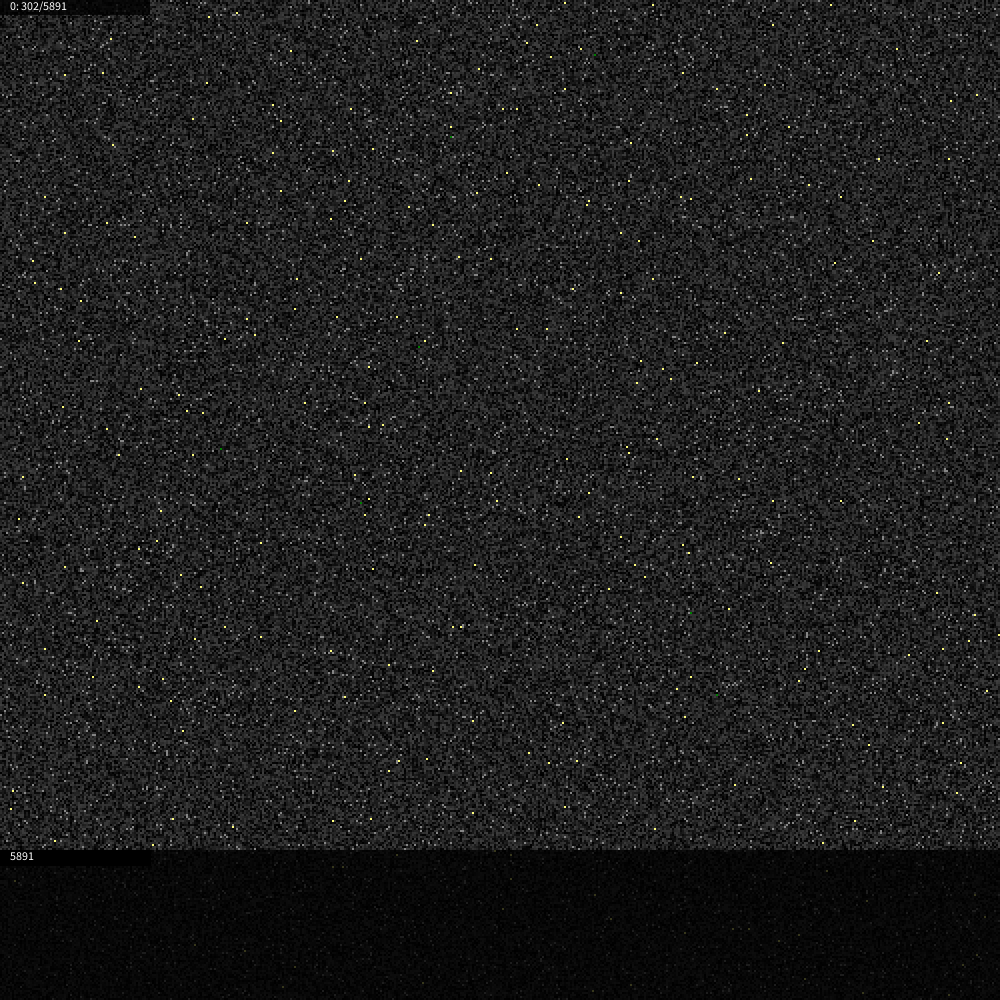
Frame 1 (no input)
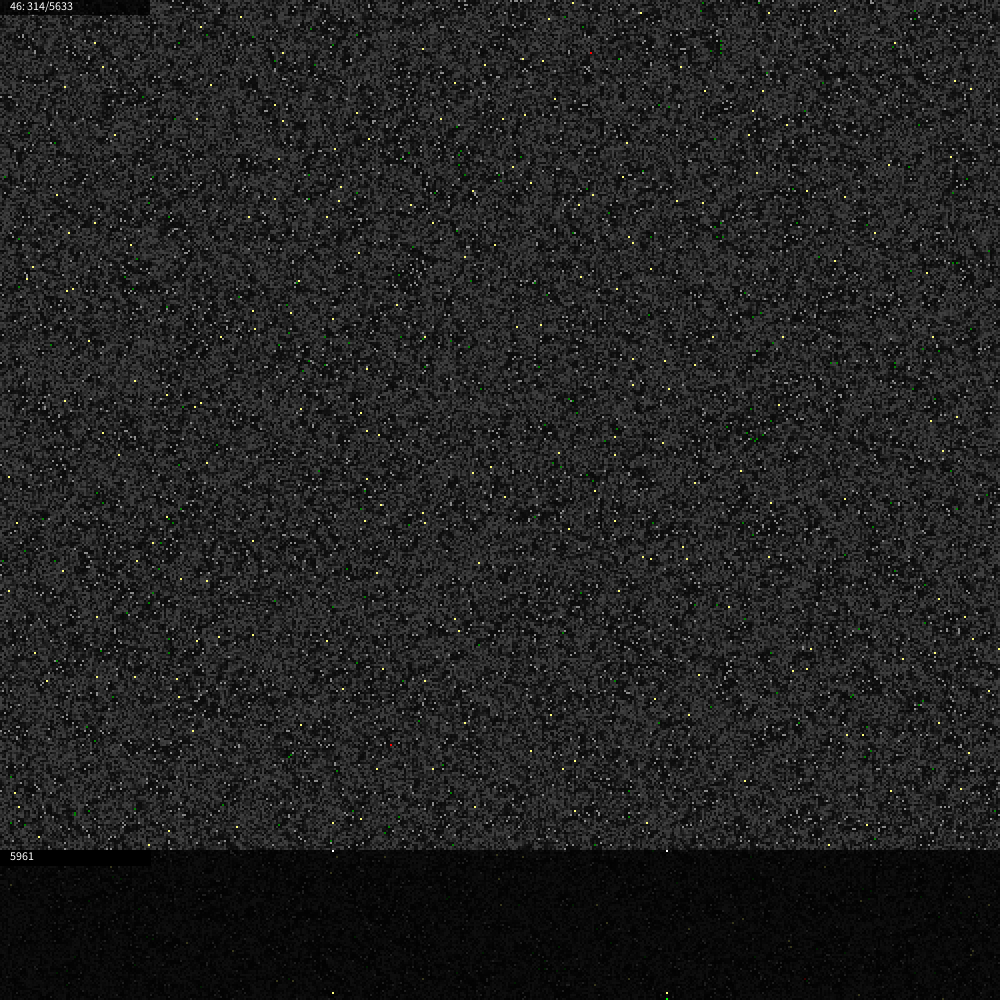
Frame 60 (the mouse pressed at the canvas centre just before this capture)
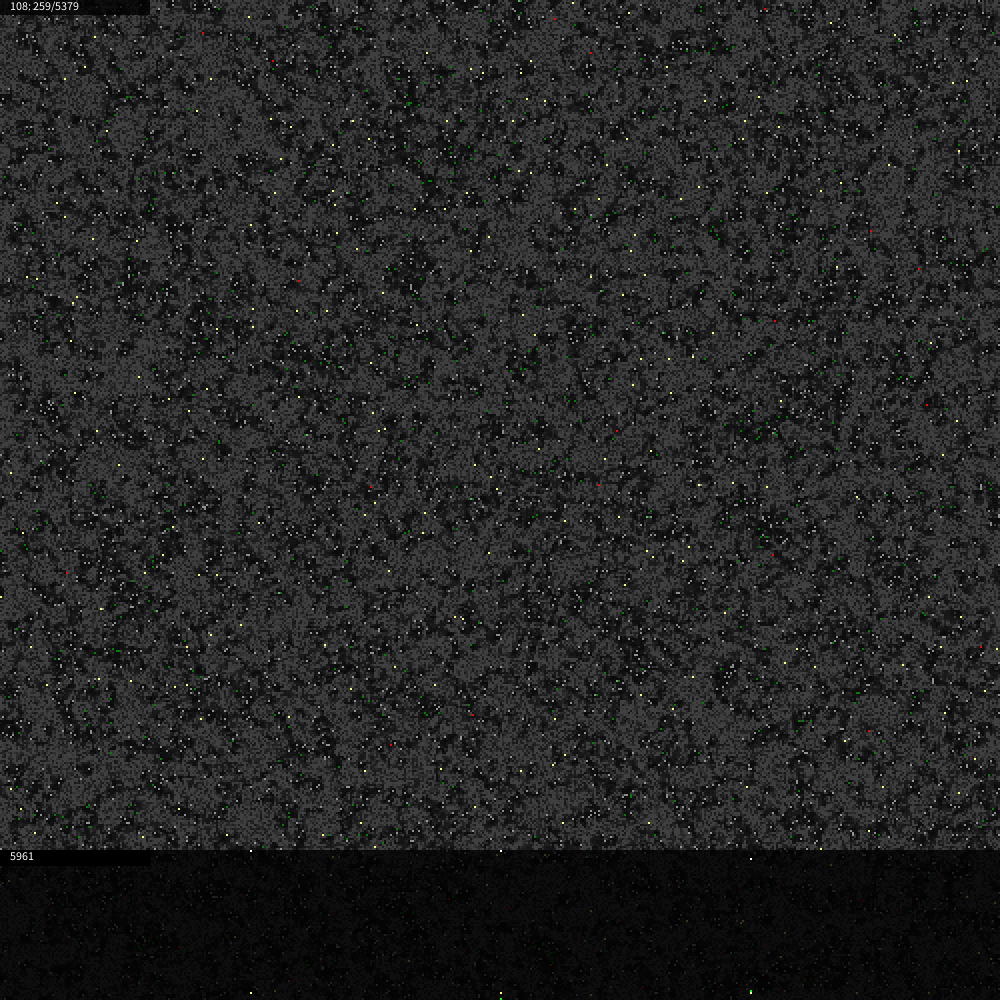
Frame 120 (the mouse held since frame 60 and released just before this capture)

The Processing sketch that drew these frames (run headless with seeded random() and noise(); from frame 60 on, the mouse is pressed at the canvas centre):

// Processing sketch: huntersandfood
// ── huntersandfood.pde
int w = 500;
int h = 500;
long cycles = 0;
int count_hunters = 0;
int count_prey = 0;
int count_sick = 0;
long time = 0;
long lastTime = 0;
long updateCycles = 0;
long updateEveryxMillis = 500;

class Point {
  int countHunters, countPrey, countSick;
  Point(int hunters, int prey, int sick) {
    countHunters = hunters;
    countPrey = prey;
    countSick = sick;
  }
}
import java.util.Stack;
Stack<Point> points = new Stack<Point>();




int sickNeighbours(int x, int y) {
  int s = 0;
  if (isSick(x-1, y)) s += 1;
  if (isSick(x+1, y)) s += 1;
  if (isSick(x, y-1)) s += 1;
  if (isSick(x, y+1)) s += 1;
  return s;
}

boolean isSick(int x, int y) {
  C c = getAt(x, y);
  if (c != null) {
    if (c.sick > 0) {
      return true;
    } else {
      return false;
    }
  } else {
    return false;
  }
}

C[][] cs;
float[][] food;
int[][] dead;

boolean surrounded(int x, int y) {
  boolean up = available(x-1, y);
  boolean down = available(x+1, y);
  boolean left = available(x, y-1);
  boolean right = available(x, y+1);

  if (!up && !down && !left && !right) {
    return true;
  } else {
    return false;
  }
}

void setup () {
  cs = new C[w][h];
  food = new float[w][h];
  dead = new int[w][h];
  for (int x = 0; x < w; x += 1) {
    for (int y = 0; y < h; y += 1) {
      food[x][y] = random(0, 5);
      int r = (int) random(0, 1000);
      C c = null;


      if (r > 980) {
        //if (x > w * 0.33 && x < w * 0.66 && y > h * 0.33 && y < h * 0.66) {
        c = new C(false, x, y );
        //}
      } else if (r ==5) {
        c = new C(true, x, y);
      }

      //if (r == 5) { //hunter;
      //  if (x < w / 2) {

      //  }
      //} else if (r > 980) {
      //  if (x > w /2) {

      //  }
      //}

      if (c != null) {
        cs[x][y] = c;
      }
    }
  }
  frameRate(10000);
}

PVector getNextAvailable(int x, int y) {
  //try up
  C c = null;

  if (available(x-1, y)) {
    return new PVector(x-1, y);
  } else if (available(x+1, y)) {
    return new PVector(x+1, y);
  } else  if (available(x, y-1)) {
    return new PVector(x, y-1);
  } else if (available(x, y+1)) {
    return new PVector(x, y+1);
  }

  return null;
}


boolean isPrey(int x, int y) {
  C c = getAt(x, y);
  if (c != null) {
    if (c.hunter == false) {
      return true;
    }
  }
  return false;
}

boolean available(int x, int y) {
  if (outOfBounds(x, y)) return false;

  C c = getAt(x, y);
  if (c != null) {
    return false;
  }
  return true;
}

boolean outOfBounds(int x, int y) {
  if (x < 0 || x >= w || y < 0 || y >= h) {
    return true;
  }
  return false;
}

C getAt(int x, int y) {
  if (!outOfBounds(x, y)) {
    return cs[x][y];
  }

  return null;
}

void settings() {
  size(w*2, h*2);
}

void draw() {
  time = millis();
  //boolean addPoint = false;
  boolean drawText = false;
  if (time > lastTime + updateEveryxMillis || lastTime == 0) {
    lastTime = time;
    drawText = true;
    updateCycles = cycles;
    count_hunters = 0;
    count_prey = 0;
    count_sick = 0;
    //addPoint = true;
  }
  cycles += 1;
  // int hhh =0, nhhh=0;
  //boolean draw = false;
  //if (frameCount % 50 == 0 || frameCount == 1) {
  if (drawText) {
    background(0);
    loadPixels();
  }
  //  draw = true;
  //  }
  for (int x = 0; x < w; x += 1) {
    for (int y = 0; y < h; y += 1) {
      color col = color(map(food[x][y], 0, 5, 0, 64));
      if (drawText) {
        setPixel(x, y, col);
      }
      //pixels[x + y * w] = col;      
      C c = cs[x][y];
      //float f = food[x][y];
      //stroke(map(f, 0, 5, 0, 128));
      //point(x,y);
      if (c != null) {
        if (drawText) {
          if (c.hunter) {
            count_hunters += 1;
          } else {
            count_prey += 1;
            if (c.sick > 0) {
              count_sick += 1;
            }
          }
        }
        c.move();
        //    if (draw) c.draw();
        if (drawText) {
          c.draw();
        }

        //set(c.x, c.y, color(255));
      }
      food[x][y] += random(0.001, 0.03);
      if (food[x][y] > 5) food[x][y] = 5;

      if (dead[x][y] > 0) {
        if (drawText) {
          setPixel(x, y, color(255, 0, 0));
        }
        // pixels[x + y * w] = color(255,0,0);
        dead[x][y] -= 1;
      }
    }
  }
  if (drawText) {
    points.push(new Point(count_hunters, count_prey, count_sick));
    if (points.size() >= width) {
      points.remove(0);
      //for (int i = width / 2; i >= 0; i -= 1) {

      //}
    }
  }

  if (drawText) {
    updatePixels();
    noStroke();
    fill(0,200);
    rect(0, 0, 150, 15);
    //drawPoints
    rect(0, (height - 150.0), width, 150);
    int i = 0;
    int highest = 0;
    for (Point p : points) {
      if (p.countHunters > highest) {
        highest = p.countHunters;
      }
      if (p.countPrey > highest) {
        highest = p.countPrey;
      }

      if (p.countSick > highest) {
        highest = p.countSick;
      }
    }
    loadPixels();
    for (Point p : points) {
      i += 1;
      float x = map(i, 0, points.size(), 0, w);
      float y = map(p.countHunters, 0, highest, h, h- 75);

      setPixel(x, y, color(255, 255, 128));

      y = map(p.countPrey, 0, highest, h, h-75);
      setPixel(x, y, color(255));

      if (p.countSick > 0) {
        y = map(p.countSick, 0, highest, h, h-75);
        setPixel(x, y, color(0, 255, 0));
      }
    }
    updatePixels();

    fill(255);
    stroke(255);
    text(updateCycles + ": " + count_hunters + "/" + count_prey, 10, 10);
    fill(0);
    stroke(0);
    rect(0, height - 150, 150, 15);
    fill(255);
    stroke(255);
    text(highest, 10, height - 140);
    if (count_hunters == 0 || count_prey == 0) {
      stop();
      println("finished after " + cycles + " cycles");
    }
  }
}

void setPixel(int x, int y, color c) {
  int xx = x * 2;
  int yy = y * 2;
  if (xx < 0 || xx >= width || yy < 0 || yy > height ) return;
  pixels[ xx + yy * width] = c;
  pixels[ (xx+1) + yy * width] = c;
  pixels[ xx + (yy+1) * width] = c;
  pixels[ (xx+1) + (yy+1) * width] = c;
}

void setPixel(float x, float y, color c) {
  setPixel((int)x, (int)y, c);
}
// ── c_class.pde
class C {
  float health = 0;
  float age = 0;
  float diesAt = 0;
  int x, y;
  boolean hunter = false;
  float sick = 0;
  float lookRange = 0;

  C (boolean hunter, int x, int y) {
    this.hunter = hunter;
    this.x = x;
    this.y = y;
    if (this.hunter) {
      health = 100;
      diesAt = random(1000, 10000);
      lookRange = (int) random(1, 3);
    } else {
      health = 10;
      diesAt = random(10000, 20000);
    }
  }

  int preyX = 0;
  int preyY = 0;
  void look() {
    preyX = 0;
    preyY = 0;
    for (int xx = x - (int)lookRange; xx < x + (int) lookRange; xx += 1) {
      for (int yy = y - (int) lookRange; yy < y + (int) lookRange; yy += 1) {
        if (isPrey(xx,yy)) {
          if (xx < x) {
            preyX = -1;
          } else if (xx > x) {
            preyX = 1;
          }
          
          if (yy < y) {
            preyY = -1;
          } else if (yy > y){
            preyY = 1;
            
          }
          return;
        }
      }
    }
    //for (int xx = x; xx > x - lookRange; xx -= 1) {
    //  if (isPrey(xx, y)) {
    //    preyX = -1;
    //    return;
    //  }
    //}
    //for (int xx = x; xx < x + lookRange; xx += 1) {
    //  if (isPrey(xx, y)) {
    //    preyX = 1;
    //    return;
    //  }
    //}
    //for (int yy = y; yy > y - lookRange; yy -= 1) {
    //  if (isPrey(x, yy)) {
    //    preyY = -1;
    //    return;
    //  }
    //}
    //for (int yy = y; yy < y + lookRange; yy += 1) {
    //  if (isPrey(x, yy)) {
    //    preyY = 1;
    //    return;
    //  }
    //}
  }


  void move() {
    age += 1;
    if (health <= 0 || age > diesAt) {
      cs[x][y] = null;
      dead[x][y] = 100;
      return;
    } else if (health > 200) {
      PVector p = getNextAvailable(x, y);
      if (p != null) {
        C o = new C(this.hunter, (int)p.x, (int)p.y);
        cs[o.x][o.y] = o;
        if (hunter) {
          o.lookRange = lookRange * random(0.9, 1.1);
          if (o.lookRange > 4) {
            o.lookRange = 4;
          } else if (o.lookRange < 1){
            o.lookRange = 1;
            
          }
        }
        this.health /= 2;
        this.age += 10;
      }
    }

    int m = (int) random(0, 10);
    int xx = 0;
    int yy = 0;


    switch (m) {
    case 0:
      xx = 1;
      break;
    case 1:
      xx = -1;
      break;
    case 2:
      yy = 1;
      break;
    case 3:
      yy = -1;
      break;
    default:
    }
    if (hunter) {
      look();
    }
    if (preyY != 0 || preyX != 0) {
      xx = preyX;
      yy = preyY;
    }
    if (hunter) {
      if (xx != 0 || yy != 0) {
        if (available(x + xx, y + yy)) {
          cs[x][y] = null;
          x = x + xx;
          y = y + yy;
          cs[x][y] = this;
        } else {
          C o = getAt(x + xx, y + yy);


          if (o != null) {
            if (o.hunter == false) {
              cs[o.x][o.y] = null;
              if (o.sick > 10) {
                this.health = 0;
              } else {
                this.health += (o.health * 0.2);
              }
            }
          }
        }
      }
      health -= random(0.005, 0.1);
    } else {
      if (sick == 0) {
        if (((int) random(0, 1000)) == 1) {
          sick = 100;
        }
      } 




      if (xx != 0 || yy != 0) {
        if (available(x + xx, y + yy)) {
          cs[x][y] = null;
          x = x + xx;
          y = y + yy;
          cs[x][y] = this;

          int sickies = sickNeighbours(x, y); 
          if (sickies > 0) {
            if (((int) random(0, 100)) < 10 + (sickies * 2)) {
              sick = 100;
            }
          }
        }
      }
      float f = food[x][y];
      if (f > 1) {
        float eaten = f * random(0.1, 0.5);
        health += (eaten * 0.5);
        food[x][y] -= eaten;
      } else {
        health -= 0.1;
      }
      health -= (sick * 0.001);
      if (surrounded(x, y)) {
        health = 0;
      }
      if (sick > 0) {
        sick -= map(health, 0, 200, 0, 5);
        if (sick < 0) {
          sick = 0;
        }
      }
    }
  }

  void draw() {
    color c = color(0);
    if (hunter) {

      c = color(255, 255, 128);
    } else {
      if (sick > 0) {
        c = color(0, 128, 0);
      } else { 
        c = color(map(health, 0, 200, 128, 255));
      }
    }
    setPixel(x,y,c);
    //pixels[x + y * w] = c;
    //;point(x, y);
  }
}
